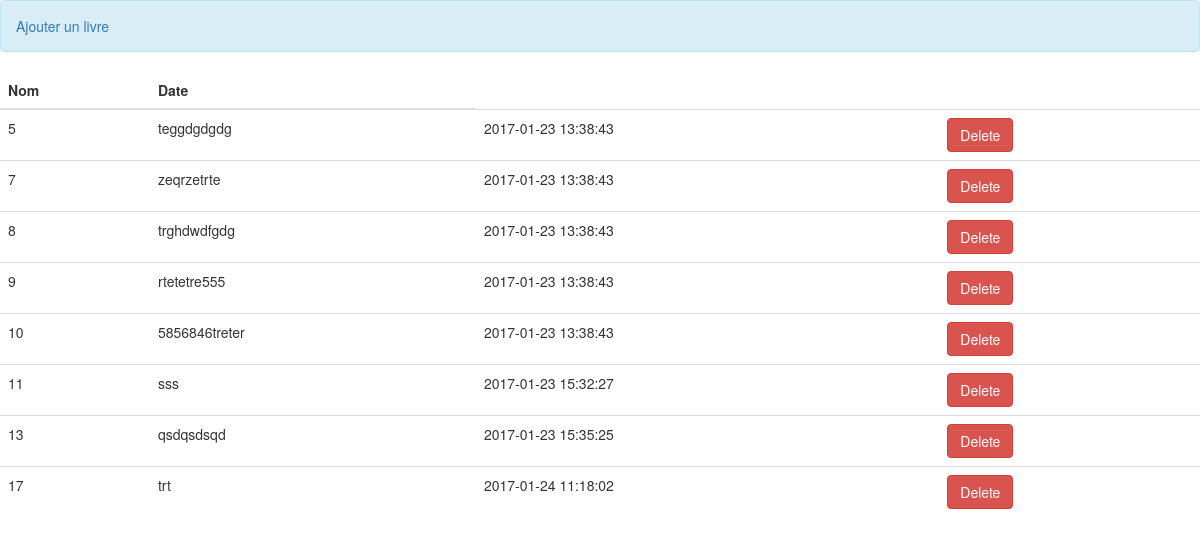
The page / on the database its author committed.
### tables this page shows
CREATE TABLE `bibli` (
  `nom` varchar(255) NOT NULL,
  `date` timestamp NOT NULL DEFAULT CURRENT_TIMESTAMP ON UPDATE CURRENT_TIMESTAMP,
  `id` int(11) NOT NULL
);

### db.php (called while the page is built, shortened)
<?php
class db_connect{
  public function connect(){
    $bdd = new PDO('mysql:host=localhost;dbname=tpcombat;charset=utf8', 'root', '');
    return $bdd;
  }
  public function getAll(){
    $bdd = $this->connect();
    $reponse = $bdd->query('SELECT * FROM bibli');
    return $reponse;
  }
}
 ?>

### index.php (the view, shortened to what this page needs)
<!DOCTYPE html>
<html>
  <head>
    <link rel="stylesheet" href="bootstrap.min.css">
  </head>
  <body>
    <div class="alert alert-info" role="alert">
      <a href="create.php">Ajouter un livre</a>
    </div>
    <table class="table">
      <thead>
        <th>Nom</th>
        <th>Date</th>
      </thead>
      <tbody>
    <?php
    require('db.php');
    $pp = new db_connect();
            $test = $pp->getAll();
            while ($donnees = $test->fetch())
            {
              ?>
                  <tr>
                    <td><?php echo $donnees['id']; ?></td>
                    <td><?php echo $donnees['nom']; ?></td>
                    <td><?php echo $donnees['date']; ?></td>
                    <td><a href="delete.php?id=<?php echo $donnees['id']?>" class="btn btn-danger">Delete</a></td>
                  </tr>
                  <?php } ?>
                </tbody>
              </table>
  </body>
</html>

### rows shown on the page
bibli: id "5", nom "teggdgdgdg", date "2017-01-23 13:38:43"
bibli: id "7", nom "zeqrzetrte", date "2017-01-23 13:38:43"
bibli: id "8", nom "trghdwdfgdg", date "2017-01-23 13:38:43"
bibli: id "9", nom "rtetetre555", date "2017-01-23 13:38:43"
bibli: id "10", nom "5856846treter", date "2017-01-23 13:38:43"
bibli: id "11", nom "sss", date "2017-01-23 15:32:27"
bibli: id "13", nom "qsdqsdsqd", date "2017-01-23 15:35:25"
bibli: id "17", nom "trt", date "2017-01-24 11:18:02"
